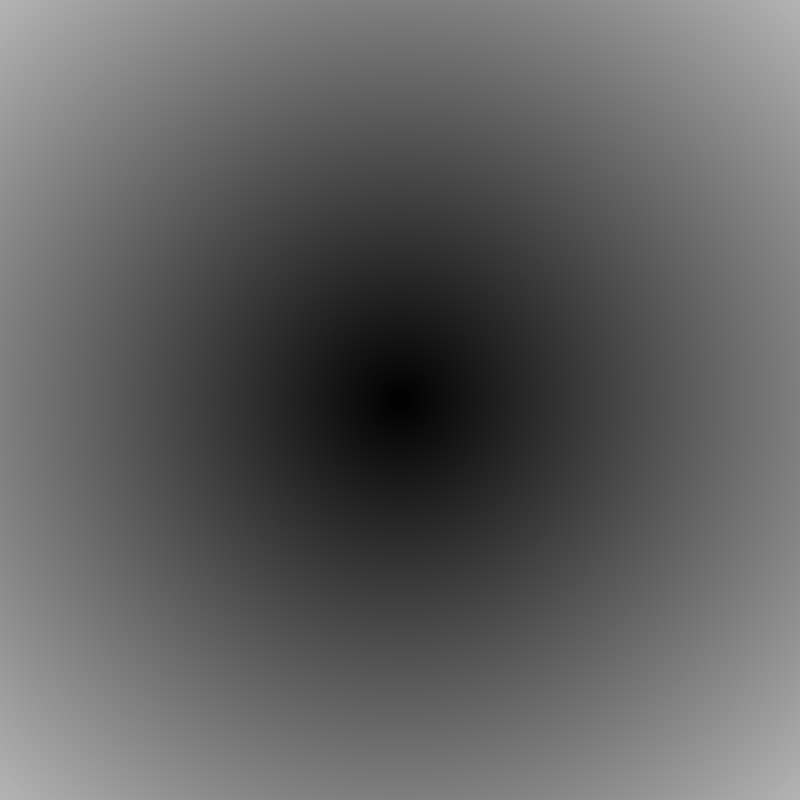
Frame 1 (no input)
Frame 60 (the mouse pressed at the canvas centre just before this capture): identical to frame 1, image omitted
Frame 120 (the mouse held since frame 60 and released just before this capture): identical to frame 1, image omitted

The Processing sketch that drew this single still picture (run headless with seeded random() and noise(); from frame 60 on, the mouse is pressed at the canvas centre):

// Processing sketch: Pixlz2
// ── Pixlz2.pde
void setup() {
    size(800, 800);
    noSmooth();

    loadPixels();
}
void draw() {
    int cx = width / 2;
    int cy = height / 2;
    for (int x = 0; x < width; x++) {
        for (int y = 0; y < height; y++) {
            int c = int((255.0 / width) * sqrt((x - cx) * (x - cx) + (y - cy) * (y - cy)));
            pixels[x + y * width] = ((255 << 24) | (c << 16) | (c << 8) | c);
        }
    }
    
    updatePixels();
}
